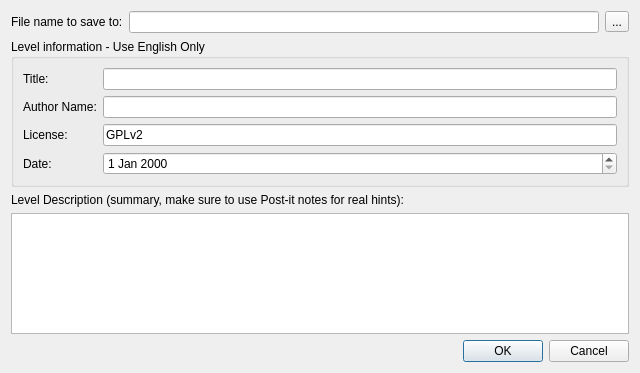
<?xml version="1.0" encoding="UTF-8"?>
<ui version="4.0">
 <class>SaveLevelInfo</class>
 <widget class="QDialog" name="SaveLevelInfo">
  <property name="geometry">
   <rect>
    <x>0</x>
    <y>0</y>
    <width>640</width>
    <height>373</height>
   </rect>
  </property>
  <property name="windowTitle">
   <string>Save Level - Information</string>
  </property>
  <layout class="QVBoxLayout" name="verticalLayout">
   <item>
    <layout class="QHBoxLayout" name="horizontalLayout">
     <item>
      <widget class="QLabel" name="label">
       <property name="text">
        <string>File name to save to:</string>
       </property>
      </widget>
     </item>
     <item>
      <widget class="QLineEdit" name="theFileNameField">
       <property name="minimumSize">
        <size>
         <width>300</width>
         <height>0</height>
        </size>
       </property>
      </widget>
     </item>
     <item>
      <widget class="QToolButton" name="theFileDialogButton">
       <property name="text">
        <string>...</string>
       </property>
      </widget>
     </item>
    </layout>
   </item>
   <item>
    <widget class="QGroupBox" name="groupBox">
     <property name="title">
      <string>Level information - Use English Only</string>
     </property>
     <layout class="QGridLayout" name="gridLayout">
      <item row="0" column="0">
       <widget class="QLabel" name="label_2">
        <property name="text">
         <string>Title:</string>
        </property>
       </widget>
      </item>
      <item row="0" column="1">
       <widget class="QLineEdit" name="theTitleField">
        <property name="minimumSize">
         <size>
          <width>200</width>
          <height>0</height>
         </size>
        </property>
       </widget>
      </item>
      <item row="1" column="0">
       <widget class="QLabel" name="label_3">
        <property name="text">
         <string>Author Name:</string>
        </property>
       </widget>
      </item>
      <item row="1" column="1">
       <widget class="QLineEdit" name="theAuthorNameField">
        <property name="minimumSize">
         <size>
          <width>200</width>
          <height>0</height>
         </size>
        </property>
       </widget>
      </item>
      <item row="2" column="0">
       <widget class="QLabel" name="label_6">
        <property name="text">
         <string>License:</string>
        </property>
       </widget>
      </item>
      <item row="2" column="1">
       <widget class="QLineEdit" name="theLicenseField">
        <property name="text">
         <string>GPLv2</string>
        </property>
       </widget>
      </item>
      <item row="3" column="0">
       <widget class="QLabel" name="label_7">
        <property name="text">
         <string>Date:</string>
        </property>
       </widget>
      </item>
      <item row="3" column="1">
       <widget class="QDateEdit" name="theDateEdit"/>
      </item>
     </layout>
    </widget>
   </item>
   <item>
    <widget class="QLabel" name="label_10">
     <property name="text">
      <string>Level Description (summary, make sure to use Post-it notes for real hints):</string>
     </property>
    </widget>
   </item>
   <item>
    <widget class="QTextEdit" name="theLevelDescriptionField"/>
   </item>
   <item>
    <widget class="QDialogButtonBox" name="buttonBox">
     <property name="orientation">
      <enum>Qt::Horizontal</enum>
     </property>
     <property name="standardButtons">
      <set>QDialogButtonBox::Cancel|QDialogButtonBox::Ok</set>
     </property>
    </widget>
   </item>
  </layout>
 </widget>
 <resources/>
 <connections>
  <connection>
   <sender>buttonBox</sender>
   <signal>accepted()</signal>
   <receiver>SaveLevelInfo</receiver>
   <slot>accept()</slot>
   <hints>
    <hint type="sourcelabel">
     <x>248</x>
     <y>254</y>
    </hint>
    <hint type="destinationlabel">
     <x>157</x>
     <y>274</y>
    </hint>
   </hints>
  </connection>
  <connection>
   <sender>buttonBox</sender>
   <signal>rejected()</signal>
   <receiver>SaveLevelInfo</receiver>
   <slot>reject()</slot>
   <hints>
    <hint type="sourcelabel">
     <x>316</x>
     <y>260</y>
    </hint>
    <hint type="destinationlabel">
     <x>286</x>
     <y>274</y>
    </hint>
   </hints>
  </connection>
  <connection>
   <sender>theFileDialogButton</sender>
   <signal>clicked()</signal>
   <receiver>SaveLevelInfo</receiver>
   <slot>FileDialogButton_clicked()</slot>
   <hints>
    <hint type="sourcelabel">
     <x>20</x>
     <y>20</y>
    </hint>
    <hint type="destinationlabel">
     <x>20</x>
     <y>20</y>
    </hint>
   </hints>
  </connection>
 </connections>
</ui>
